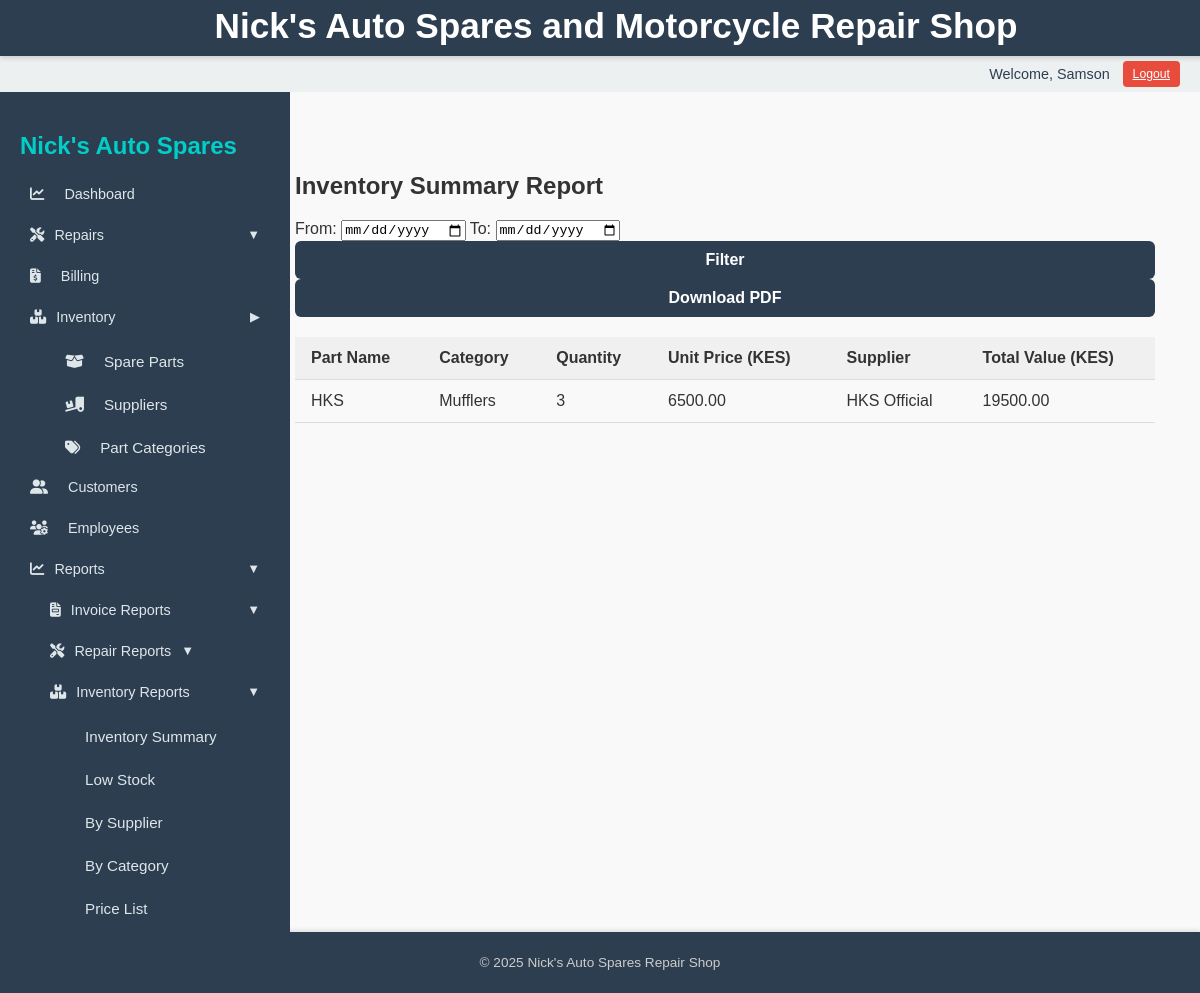
Page /reports/inventory/summary/ (signed in) on the earlier database version.
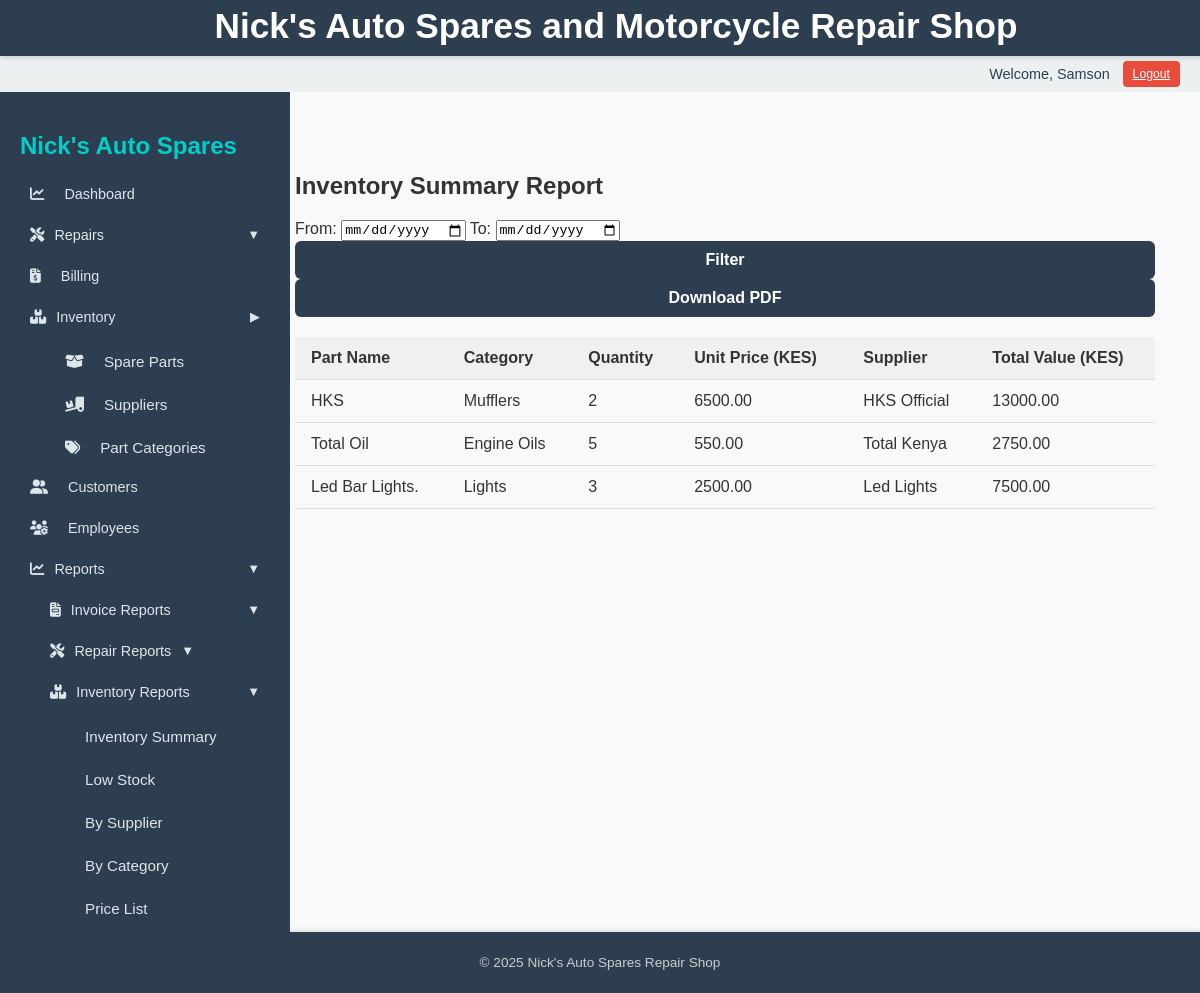
Same page on the later database version.
### inventory/models.py (models this page shows, shortened)
class SparePart(models.Model):
    name = models.CharField(max_length=100)
    part_number = models.CharField(max_length=50, blank=True, null=True)
    category = models.ForeignKey(PartCategory, on_delete=models.SET_NULL, null=True, blank=True)
    quantity = models.PositiveIntegerField()
    price = models.DecimalField(max_digits=10, decimal_places=2)
    supplier = models.ForeignKey('Supplier', on_delete=models.SET_NULL, null=True, blank=True)
    date_added = models.DateTimeField(auto_now_add=True)

class PartCategory(models.Model):
    name = models.CharField(max_length=50, unique=True)

class Supplier(models.Model):
    name = models.CharField(max_length=100, unique=True)
    contact_person = models.CharField(max_length=100, blank=True, null=True)
    phone = models.CharField(max_length=20, blank=True, null=True)
    email = models.EmailField(blank=True, null=True)
    address = models.TextField(blank=True, null=True)

### reports/views.py (the view)
# urls.py: path("inventory/summary/", views.inventory_summary_report, name="inventory_summary_report"),
@login_required
def inventory_summary_report(request):
    parts = SparePart.objects.select_related("category", "supplier").all()
    for part in parts:
        part.total_value = part.quantity * part.price
    context = {
        "parts": parts
    }
    if request.GET.get("format") == "pdf":
        return render_pdf_view(
            "reports/inventory_reports/inventory_summary_report_pdf.html",
            context,
            "inventory-summary.pdf"
        )
    return render(request, "reports/inventory_reports/inventory_summary_report.html", context)

### templates/reports/inventory_reports/inventory_summary_report.html
{% extends "base_dashboard.html" %}
{% block content %}
<h2>Inventory Summary Report</h2>
<form method="get">
    <label>From: <input type="date" name="from" value="{{ from_date }}"></label>
    <label>To: <input type="date" name="to" value="{{ to_date }}"></label>
    <button type="submit" class="btn">Filter</button>
    {% if parts %}
    <button type="submit" name="format" value="pdf" class="btn">Download PDF</button>
    {% endif %}
</form>
{% if parts %}
<table class="styled-table" style="margin-top: 20px;">
    <thead>
        <tr>
            <th>Part Name</th>
            <th>Category</th>
            <th>Quantity</th>
            <th>Unit Price (KES)</th>
            <th>Supplier</th>
            <th>Total Value (KES)</th>
        </tr>
    </thead>
    <tbody>
        {% for part in parts %}
        <tr>
            <td>{{ part.name }}</td>
            <td>
                {% if part.category %}
                    {{ part.category.name }}
                {% else %}
                    Uncategorized
                {% endif %}
            </td>
            <td>{{ part.quantity }}</td>
            <td>{{ part.price|floatformat:2 }}</td>
            <td>
                {% if part.supplier %}
                    {{ part.supplier.name }}
                {% else %}
                    N/A
                {% endif %}
            </td>
            <td>{{ part.total_value|floatformat:2 }}</td>
        </tr>
        {% endfor %}
    </tbody>
</table>
{% else %}
<p>No spare parts found in inventory.</p>
{% endif %}
{% endblock %}

Differences in the rows shown:
changed SparePart "HKS": quantity "3" → "2"; total_value "19500.00" → "13000.00"
added SparePart: name "Total Oil", category.name "Engine Oils", quantity "5", price "550.00", supplier.name "Total Kenya", total_value "2750.00"
added SparePart: name "Led Bar Lights.", category.name "Lights", quantity "3", price "2500.00", supplier.name "Led Lights", total_value "7500.00"
